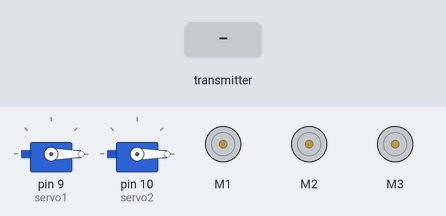
The sketch below on a simulated Arduino Uno, built with avr-gcc and run on an emulated ATmega328P. Shown: 2 × servo, 3 × DC motor (green arrow = forward, orange = backward, longer = faster). The inputs (shaded band) are chosen by the test bench.

Above: at 1.2 s.
1.3 s: the transmitter starts sending readChannel.0 = 2000
At 2.2 s:
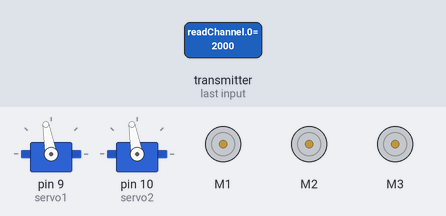
2.9 s: the transmitter starts sending readChannel.3 = 1000
At 4.2 s:
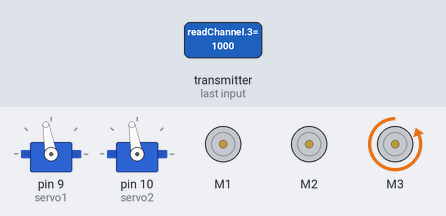
4.5 s: the transmitter starts sending readChannel.0 = 1000
At 5.5 s:
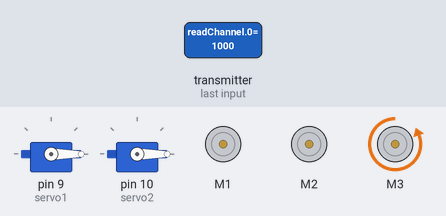
6.1 s: the transmitter starts sending readChannel.3 = 2000
At 7.3 s:
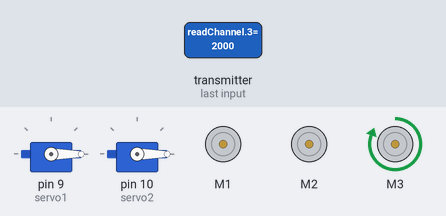
7.6 s: the transmitter starts sending readChannel.0 = 2000
At 8.4 s:
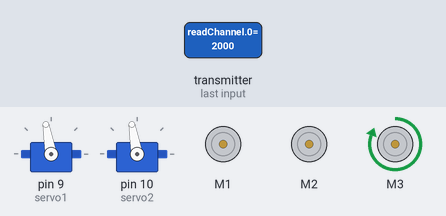
9.2 s: the transmitter starts sending readChannel.0 = 1250
At 10.6 s:
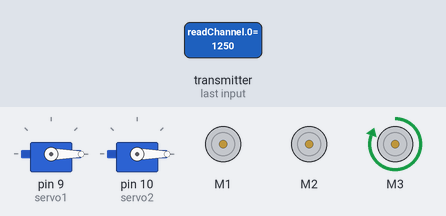
Timing chart, 0 to 11.8 s (numbered marks = the images above; inputs shaded):
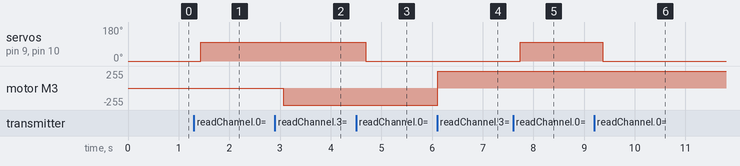

Measured:
- after the input at 1.3 s, servo on pin 9 (servo1), servo on pin 10 (servo2): 0° → 100° after 0.14 s
- after the input at 2.9 s, motor M3: stopped → backward 255/255 after 0.17 s
- after the input at 4.5 s, servo on pin 9 (servo1), servo on pin 10 (servo2): 100° → 0° after 0.19 s
- after the input at 6.1 s, motor M3: backward 255/255 → forward 255/255 at once
- after the input at 7.6 s, servo on pin 9 (servo1), servo on pin 10 (servo2): 0° → 100° after 0.14 s
- after the input at 9.2 s, servo on pin 9 (servo1), servo on pin 10 (servo2): 100° → 0° after 0.17 s

The sketch:

DFDS_CODE_AF_motor_ready.ino
```cpp
#include <Servo.h>

#include <AFMotor.h>
#include <IBusBM.h>
IBusBM ibus;

AF_DCMotor motor1(1, MOTOR12_64KHZ);
AF_DCMotor motor2(2, MOTOR12_64KHZ);
AF_DCMotor motor3(3, MOTOR12_64KHZ);
AF_DCMotor motor4(4, MOTOR12_64KHZ);
Servo servo1;
Servo servo2;
void setup() {
  Serial.begin(115200);
  ibus.begin(Serial);

 servo1.attach (9);
 servo2.attach (10);
}

void loop() {

  double ch1Value = readChannel(0, -100, 100, 0);
  double ch2Value = readChannel(1, -100, 100, 0);
  double ch3Value = readChannel(2, 0, 255, 0);
  double ch4Value = readChannel(3, -100, 100, 0);
  double ch6Value = readChannel(5, -100, 100, 0);

  if ((ch2Value == 0) && (ch4Value == 0))
  {

    motor1.run(RELEASE);//Rear left
    motor2.run(RELEASE);//Rear right
    motor3.run(RELEASE);//Front left
     motor1.setSpeed(ch3Value);
   motor2.setSpeed(ch3Value);
   motor3.setSpeed(255);
   servo1.write(ch1Value);
  servo2.write(ch1Value);
  }
  if ((ch2Value > 5)&& (ch6Value > 5) )
  {
  servo1.write(ch1Value);
  servo2.write(ch1Value);
    motor1.run(FORWARD);

    motor2.run(FORWARD);

     motor1.setSpeed(ch3Value);
   motor2.setSpeed(ch3Value);
   motor3.setSpeed(255);
  }

  else if ((ch2Value < -5) && (ch6Value > 5) )
  {

    motor1.run(BACKWARD);

    motor2.run(BACKWARD);
     motor1.setSpeed(ch3Value);
   motor2.setSpeed(ch3Value);
   motor3.setSpeed(255);
   servo1.write(ch1Value);
  servo2.write(ch1Value);
  }
else if ((ch2Value > 5) && (ch6Value < -5) )
  {

    motor1.run(FORWARD);

    motor2.run(BACKWARD);
     motor1.setSpeed(ch3Value);
   motor2.setSpeed(ch3Value);
   motor3.setSpeed(255);
   servo1.write(ch1Value);
  servo2.write(ch1Value);
  }
 else if ((ch2Value < -5) && (ch6Value <- 5))
  {

    motor1.run(BACKWARD);

    motor2.run(FORWARD);
     motor1.setSpeed(ch3Value);
   motor2.setSpeed(ch3Value);
   motor3.setSpeed(255);
   servo1.write(ch1Value);
  servo2.write(ch1Value);
  }
    else if ((ch4Value > 50) )
  {

    motor3.run(FORWARD);

   motor1.setSpeed(ch3Value);
   motor2.setSpeed(ch3Value);
   motor3.setSpeed(255);
   servo1.write(ch1Value);
  servo2.write(ch1Value);
  }
  else if ((ch4Value < -50) )
  {

    motor3.run(BACKWARD);
    motor1.setSpeed(ch3Value);
   motor2.setSpeed(ch3Value);
   motor3.setSpeed(255);
   servo1.write(ch1Value);
  servo2.write(ch1Value);

  }

else
  {
    motor3.run(RELEASE);
    motor1.run(RELEASE);

    motor2.run(RELEASE);
     motor1.setSpeed(ch3Value);
   motor2.setSpeed(ch3Value);
   motor3.setSpeed(255);
   servo1.write(ch1Value);
  servo2.write(ch1Value);

  }
  delay(200);
}

int readChannel(byte channelInput, int minLimit, int maxLimit, int defaultValue) {
  uint16_t ch = ibus.readChannel(channelInput);
  if (ch < 100) return defaultValue;
  return map(ch, 1000, 2000, minLimit, maxLimit);
}
```
